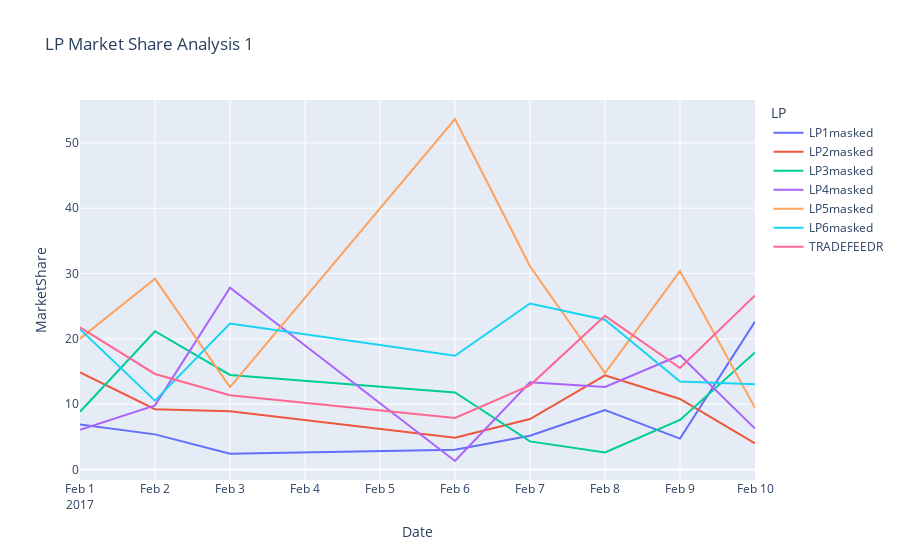

The cell this chart's notebook holds for it:
### Code cell
fig = px.line(df, y="MarketShare", title = "LP Market Share Analysis 1", color = "LP")
fig

### Figure 1 — Plotly figure (JSON) as saved in the notebook; plotly's stock layout.template omitted (floating-point values rounded to 4 significant figures)
{"data": [{"hovertemplate": "LP=LP1masked<br>Date=%{x}<br>MarketShare=%{y}<extra></extra>", "legendgroup": "LP1masked", "line": {"color": "#636efa", "dash": "solid"}, "marker": {"symbol": "circle"}, "mode": "lines", "name": "LP1masked", "orientation": "v", "showlegend": true, "type": "scatter", "x": ["2017-02-01", "2017-02-02", "2017-02-03", "2017-02-06", "2017-02-07", "2017-02-08", "2017-02-09", "2017-02-10"], "xaxis": "x", "y": [6.905, 5.387, 2.425, 3.033, 5.166, 9.103, 4.741, 22.66], "yaxis": "y"}, {"hovertemplate": "LP=LP2masked<br>Date=%{x}<br>MarketShare=%{y}<extra></extra>", "legendgroup": "LP2masked", "line": {"color": "#EF553B", "dash": "solid"}, "marker": {"symbol": "circle"}, "mode": "lines", "name": "LP2masked", "orientation": "v", "showlegend": true, "type": "scatter", "x": ["2017-02-01", "2017-02-02", "2017-02-03", "2017-02-06", "2017-02-07", "2017-02-08", "2017-02-09", "2017-02-10"], "xaxis": "x", "y": [14.86, 9.246, 8.936, 4.873, 7.727, 14.42, 10.8, 3.999], "yaxis": "y"}, {"hovertemplate": "LP=LP3masked<br>Date=%{x}<br>MarketShare=%{y}<extra></extra>", "legendgroup": "LP3masked", "line": {"color": "#00cc96", "dash": "solid"}, "marker": {"symbol": "circle"}, "mode": "lines", "name": "LP3masked", "orientation": "v", "showlegend": true, "type": "scatter", "x": ["2017-02-01", "2017-02-02", "2017-02-03", "2017-02-06", "2017-02-07", "2017-02-08", "2017-02-09", "2017-02-10"], "xaxis": "x", "y": [8.853, 21.17, 14.48, 11.79, 4.315, 2.616, 7.585, 17.92], "yaxis": "y"}, {"hovertemplate": "LP=LP4masked<br>Date=%{x}<br>MarketShare=%{y}<extra></extra>", "legendgroup": "LP4masked", "line": {"color": "#ab63fa", "dash": "solid"}, "marker": {"symbol": "circle"}, "mode": "lines", "name": "LP4masked", "orientation": "v", "showlegend": true, "type": "scatter", "x": ["2017-02-01", "2017-02-02", "2017-02-03", "2017-02-06", "2017-02-07", "2017-02-08", "2017-02-09", "2017-02-10"], "xaxis": "x", "y": [6.102, 9.827, 27.82, 1.31, 13.35, 12.65, 17.5, 6.26], "yaxis": "y"}, {"hovertemplate": "LP=LP5masked<br>Date=%{x}<br>MarketShare=%{y}<extra></extra>", "legendgroup": "LP5masked", "line": {"color": "#FFA15A", "dash": "solid"}, "marker": {"symbol": "circle"}, "mode": "lines", "name": "LP5masked", "orientation": "v", "showlegend": true, "type": "scatter", "x": ["2017-02-01", "2017-02-02", "2017-02-03", "2017-02-06", "2017-02-07", "2017-02-08", "2017-02-09", "2017-02-10"], "xaxis": "x", "y": [20.04, 29.2, 12.61, 53.66, 31.12, 14.76, 30.37, 9.446], "yaxis": "y"}, {"hovertemplate": "LP=LP6masked<br>Date=%{x}<br>MarketShare=%{y}<extra></extra>", "legendgroup": "LP6masked", "line": {"color": "#19d3f3", "dash": "solid"}, "marker": {"symbol": "circle"}, "mode": "lines", "name": "LP6masked", "orientation": "v", "showlegend": true, "type": "scatter", "x": ["2017-02-01", "2017-02-02", "2017-02-03", "2017-02-06", "2017-02-07", "2017-02-08", "2017-02-09", "2017-02-10"], "xaxis": "x", "y": [21.48, 10.54, 22.36, 17.43, 25.43, 22.94, 13.46, 13.07], "yaxis": "y"}, {"hovertemplate": "LP=TRADEFEEDR<br>Date=%{x}<br>MarketShare=%{y}<extra></extra>", "legendgroup": "TRADEFEEDR", "line": {"color": "#FF6692", "dash": "solid"}, "marker": {"symbol": "circle"}, "mode": "lines", "name": "TRADEFEEDR", "orientation": "v", "showlegend": true, "type": "scatter", "x": ["2017-02-01", "2017-02-02", "2017-02-03", "2017-02-06", "2017-02-07", "2017-02-08", "2017-02-09", "2017-02-10"], "xaxis": "x", "y": [21.76, 14.63, 11.36, 7.907, 12.89, 23.52, 15.54, 26.66], "yaxis": "y"}], "layout": {"autosize": true, "legend": {"title": {"text": "LP"}, "tracegroupgap": 0}, "title": {"text": "LP Market Share Analysis 1"}, "xaxis": {"anchor": "y", "autorange": true, "domain": [0, 1], "range": ["2017-02-01", "2017-02-10"], "title": {"text": "Date"}, "type": "date"}, "yaxis": {"anchor": "x", "autorange": true, "domain": [0, 1], "range": [-1.598, 56.57], "title": {"text": "MarketShare"}, "type": "linear"}}}
